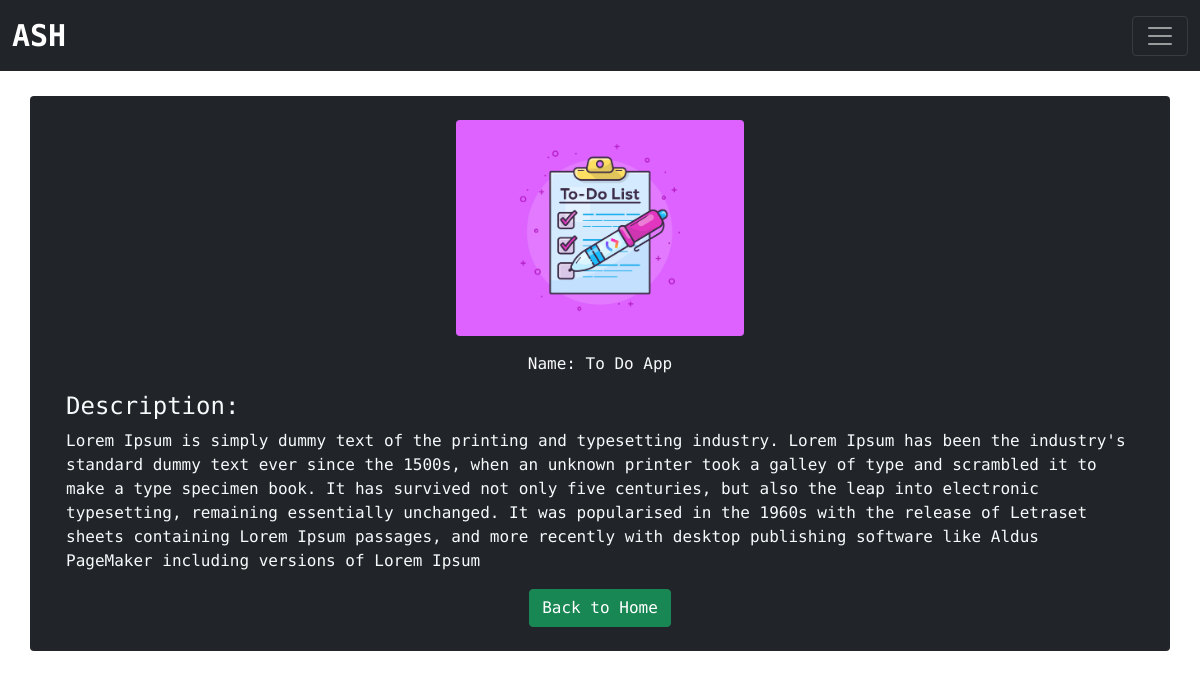
Page /work-details/4 on the committed database.
### base/models.py (models this page shows, shortened)
class Work(models.Model):
    title = models.CharField(max_length=200)
    description = models.TextField(null=True, blank=True)
    image =  models.ImageField(upload_to='project_images')
    github_link = models.CharField(max_length=255, null=True, blank=True)
    live_site_link = models.CharField(max_length=255, null=True, blank=True)
    user = models.ForeignKey(User, on_delete=models.CASCADE)

### base/views.py (the view)
# urls.py: path('work-details/<int:work_id>', views.work_details, name='work-details'),
def work_details(request, work_id):
    work = Work.objects.get(id=work_id)
    return render(request, 'base/work_details.html', {
        'work': work
    })

### base/templates/base/work_details.html (shortened to what this page needs)
{% extends 'base.html' %}
{% block content %}
    <div class="container mt-5 pt-5">
        <div class="row bg-dark p-4 rounded text-light">
            <div class="col">
                <div class="d-flex align-items-center flex-column">
                    <img src="{{work.image.url}}" alt="work-image" class="rounded" style="width: 18rem;">
                    <div class="mt-3">
                        Name: {{work.title}}
                    </div>
                </div>
                <div class="mt-3">
                    <h4>Description:</h4>
                    {{work.description|linebreaksbr}}
                </div>
                <div class="d-flex justify-content-center mt-3">
                    <a href="{% url 'home' %}" class="btn btn-success">Back to Home</a>
                </div>
            </div>
        </div>
    </div>
{% endblock content %}

### templates/base.html (shortened to what this page needs)
{% load static %}
<!DOCTYPE html>
<html lang="en">
<head>
    <link href="https://cdn.jsdelivr.net/npm/bootstrap@5.1.3/dist/css/bootstrap.min.css" rel="stylesheet">
    <link rel="stylesheet" href="https://cdnjs.cloudflare.com/ajax/libs/font-awesome/6.0.0/css/all.min.css" />
    <link rel="stylesheet" href="{% static 'base/index.css' %}">
</head>
<body>
    {% include 'nav.html' %}
    {% block content %}
    {% endblock content %}
</body>
</html>

### templates/nav.html (shortened to what this page needs)
{% load number_of_messages %}
<nav class="navbar navbar-dark bg-dark fixed-top">
    <div class="container-fluid">
      <a class="navbar-brand" href="{% url 'home' %}"><span style="font-weight: bold; font-size: 30px;">ASH</span></a>
      <button class="navbar-toggler" type="button" data-bs-toggle="offcanvas" data-bs-target="#offcanvasNavbar" aria-controls="offcanvasNavbar">
        <span class="navbar-toggler-icon"></span>
      </button>
    </div>
  </nav>

### base/static/base/index.css (style rules this page uses)
* { margin: 0; padding: 0; box-sizing: border-box; }
body { font-family: 'Roboto Mono', monospace; }

### rows in the picture
Work: image (picture), title "To Do App", description "Lorem Ipsum is simply dummy text of the printing and typesetting industry. Lorem Ipsum has been the industry's standard dummy text ever since the 1500s, when an unknown printer took a galley of type and scrambled it to make a type specimen book. It has survived not only five centuries, but also the leap into electronic typesetting, remaining essentially unchanged. It was popularised in the 1960s with the release of Letraset sheets containing Lorem Ipsum passages, and more recently with desktop publishing software like Aldus PageMaker including versions of Lorem Ipsum"
